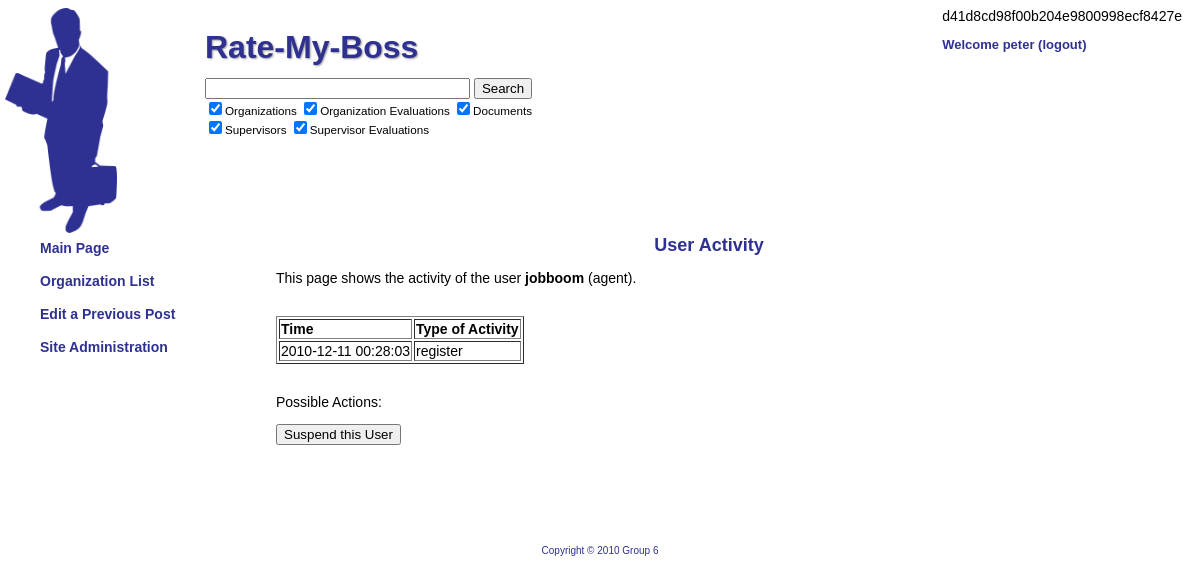
Screenshot of /index.php?page=siteadmin&id=5 (signed in) with the database file from the repository.
### tables this page shows
create table user
(
userId INT NOT NULL AUTO_INCREMENT,
name VARCHAR(40) NOT NULL,
password VARCHAR(40) NOT NULL,
type VARCHAR(40) NOT NULL,
question1 VARCHAR(100) NOT NULL,
question2 VARCHAR(100) NOT NULL,
question3 VARCHAR(100) NOT NULL,
answer1 VARCHAR(40) NOT NULL,
answer2 VARCHAR(40) NOT NULL,
answer3 VARCHAR(40) NOT NULL,
isPending INT NOT NULL,
PRIMARY KEY (userId)
);

create table userActivity
(
time TIMESTAMP DEFAULT CURRENT_TIMESTAMP NOT NULL,
userId INT NOT NULL,
type VARCHAR(40) NOT NULL,
PRIMARY KEY (time, userId, type),
FOREIGN KEY (userId) REFERENCES user
);

### php/pages/siteadminid.php (the view, shortened to what this page needs)
	<div class="main">
			<h1>User Activity</h1>
<?php
if ($_GET['id'] == 0) {
	include "../php/opendb.php";
	$query = "SELECT a.time, u.name, u.type, a.type FROM userActivity a JOIN user u ON a.userId=u.userId";
	$result = mysql_query($query);
	include "../php/closedb.php";
	echo "
		<p>This page shows the site activity for all users. If you wish to see the activities for
		a specific user, or see possible actions you can take against a user, return to the 'Site
		Administration' page and select the user.</p><br />
		<table border='1'>
		<tr>
		<td><strong>Time</strong></td>
		<td><strong>User Name</strong></td>
		<td><strong>User Type</strong></td>
		<td><strong>Type of Activity</strong></td>
		</tr>
		";
	while ($row = mysql_fetch_array($result)) {
		echo "
		<tr>
		<td>$row[time]</td>
		<td>$row[name]</td>
		<td>$row[type]</td>
		<td>$row[type]</td>
		</tr>";
	}
	echo "</table>";
}
else {
	$query = "SELECT * FROM userActivity WHERE userId=$_GET[id]";
	$result = mysql_query($query);
	$subquery = "SELECT * FROM user WHERE userId=$_GET[id]";
	$subresult = mysql_query($subquery);
	$subrow = mysql_fetch_array($subresult);
	echo "
		<p>This page shows the activity of the user <strong>$subrow[name]</strong> ($subrow[type]).</p><br />
		<table border='1'>
		<tr>
		<td><strong>Time</strong></td>
		<td><strong>Type of Activity</strong></td>
		</tr>
		";
	while ($row = mysql_fetch_array($result)) {
		echo "
		<tr>
		<td>$row[time]</td>
		<td>$row[type]</td>
		</tr>";
	}
	echo "</table>";
	if ($subrow['type'] != "admin" && $subrow['type'] != "finance") {
		echo "
			<br /><p>Possible Actions:
			<form action='' method='post'>
			<input type='submit' name='suspend' value='Suspend this User'/></form></p>
			";
	}
}
?>
	</div>

### www/style.css (style rules this page uses)
body { font-family: Helvetica, Arial, sans-serif; font-size: 14px; color: #000000; }
h1 { font-size: 18px; font-weight: bold; color: #2E3192; text-align: center; }
strong { font-weight: bold; }
.main { margin-top: 168px; margin-left: 268px; margin-right: 50px; }

### rows the page displays
user: name "jobboom", type "agent"
useractivity: time "2010-12-11 00:28:03", type "register"

### other values shown
$password "d41d8cd98f00b204e9800998ecf8427e"
$_SESSION['username'] "peter"
